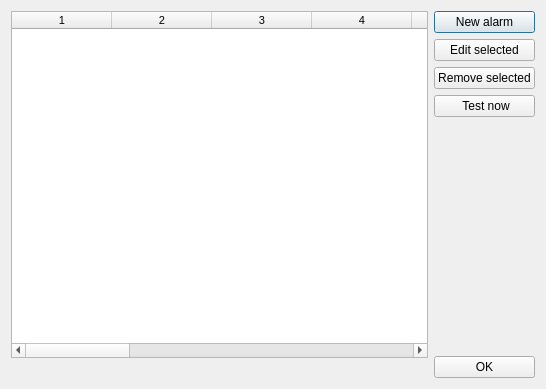
<?xml version="1.0" encoding="UTF-8"?>
<ui version="4.0">
 <class>Alarmy</class>
 <widget class="QDialog" name="Alarmy">
  <property name="geometry">
   <rect>
    <x>0</x>
    <y>0</y>
    <width>546</width>
    <height>389</height>
   </rect>
  </property>
  <property name="windowTitle">
   <string>User defined alarms</string>
  </property>
  <layout class="QVBoxLayout" name="verticalLayout_3">
   <item>
    <layout class="QHBoxLayout" name="horizontalLayout">
     <item>
      <layout class="QVBoxLayout" name="verticalLayout_2">
       <item>
        <widget class="QTableWidget" name="tableWidget">
         <property name="font">
          <font>
           <pointsize>8</pointsize>
          </font>
         </property>
         <property name="editTriggers">
          <set>QAbstractItemView::NoEditTriggers</set>
         </property>
         <property name="alternatingRowColors">
          <bool>true</bool>
         </property>
         <property name="showGrid">
          <bool>false</bool>
         </property>
         <property name="gridStyle">
          <enum>Qt::DashLine</enum>
         </property>
         <property name="sortingEnabled">
          <bool>false</bool>
         </property>
         <property name="columnCount">
          <number>15</number>
         </property>
         <column/>
         <column/>
         <column/>
         <column/>
         <column/>
         <column/>
         <column/>
         <column/>
         <column/>
         <column/>
         <column/>
         <column/>
         <column/>
         <column/>
         <column/>
        </widget>
       </item>
       <item>
        <spacer name="horizontalSpacer">
         <property name="orientation">
          <enum>Qt::Horizontal</enum>
         </property>
         <property name="sizeHint" stdset="0">
          <size>
           <width>40</width>
           <height>20</height>
          </size>
         </property>
        </spacer>
       </item>
      </layout>
     </item>
     <item>
      <layout class="QVBoxLayout" name="verticalLayout">
       <item>
        <widget class="QPushButton" name="pushButton_nowy">
         <property name="text">
          <string>New alarm</string>
         </property>
        </widget>
       </item>
       <item>
        <widget class="QPushButton" name="pushButton_edytuj">
         <property name="text">
          <string>Edit selected</string>
         </property>
        </widget>
       </item>
       <item>
        <widget class="QPushButton" name="pushButton_usun_rzad">
         <property name="text">
          <string>Remove selected</string>
         </property>
        </widget>
       </item>
       <item>
        <widget class="QPushButton" name="pushButton_test">
         <property name="text">
          <string> Test now</string>
         </property>
        </widget>
       </item>
       <item>
        <spacer name="verticalSpacer">
         <property name="orientation">
          <enum>Qt::Vertical</enum>
         </property>
         <property name="sizeHint" stdset="0">
          <size>
           <width>20</width>
           <height>40</height>
          </size>
         </property>
        </spacer>
       </item>
       <item>
        <widget class="QPushButton" name="pushButton_OK">
         <property name="text">
          <string>OK</string>
         </property>
        </widget>
       </item>
      </layout>
     </item>
    </layout>
   </item>
  </layout>
 </widget>
 <resources/>
 <connections/>
</ui>
